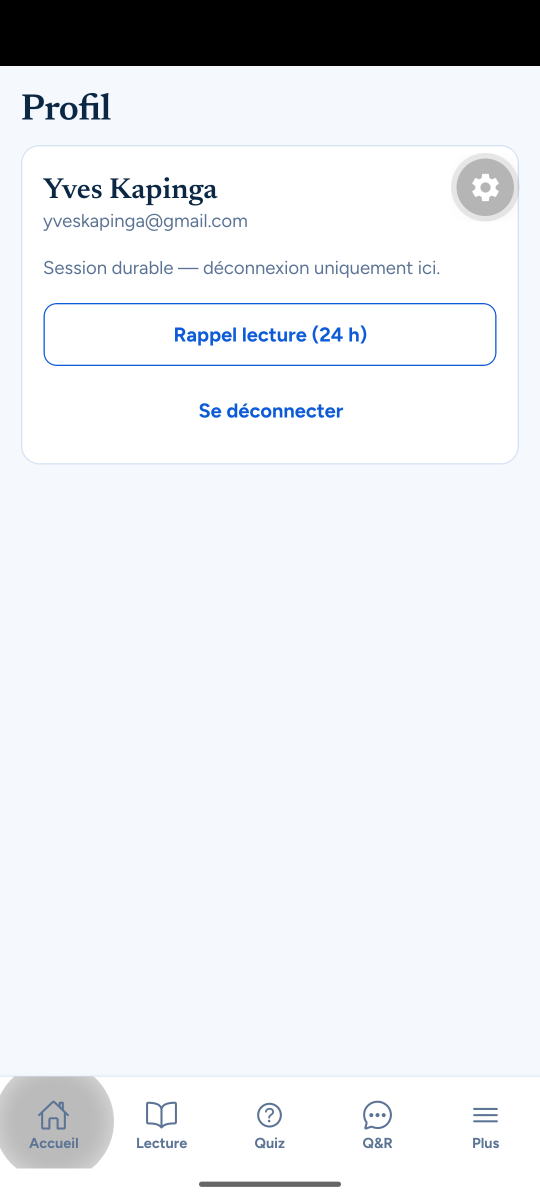
#> input picture mobile/store/play-screenshots/phone-01-accueil.png, 1080 x 2400 px (shown at 1/2 size)
$ python make-tablet-shots.py
#> lines starting #> are read from the running program, lines starting #| are printed output that depends on the picture
"""Build Play Store 7\" / 10\" tablet screenshots from phone captures.

Uses the real tablet chrome (left nav rail) from the Expo app layout.
Output is 24-bit PNG (no alpha), ratios accepted by Play (between 9:16 and 16:9).
"""
from __future__ import annotations

from pathlib import Path

from PIL import Image, ImageDraw, ImageFont

ROOT = Path(__file__).resolve().parent

INK = (10, 39, 68)
PAPER = (245, 248, 253)
PANEL = (255, 255, 255)
LINE = (212, 226, 244)
SIDEBAR = (11, 74, 162)
SIDEBAR_TEXT = (255, 255, 255)
SIDEBAR_MUTED = (185, 212, 255)
GOLD = (255, 209, 0)
RAIL_ICON = (231, 240, 255)

# Crop Expo Go chrome: status bar + bottom tab bar.
CROP_TOP = 132
CROP_BOTTOM = 2140

PHONE_SHOTS = [
    ("phone-01-accueil.png", "Plus", "menu"),
    ("phone-02-lecture.png", "Lecture", "book"),
    ("phone-03-quiz.png", "Quiz", "quiz"),
    ("phone-04-questions.png", "Q&R", "chat"),
    ("phone-05-plus.png", "Plus", "menu"),
    ("phone-06-suivi.png", "Suivi", "menu"),
    ("phone-07-profil.png", "Profil", "menu"),
]

SIZES = {
    "7": (1200, 1920),   # shortest 1200 >= 600
    "10": (1600, 2560),  # shortest 1600 >= 1080
}

TABS = [
    ("Accueil", "home"),
    ("Lecture", "book"),
    ("Quiz", "quiz"),
    ("Q&R", "chat"),
    ("Plus", "menu"),
]


def font(size: int, bold: bool = False) -> ImageFont.FreeTypeFont | ImageFont.ImageFont:
    names = (
        "C:/Windows/Fonts/segoeuib.ttf" if bold else "C:/Windows/Fonts/segoeui.ttf",
        "C:/Windows/Fonts/arialbd.ttf" if bold else "C:/Windows/Fonts/arial.ttf",
    )
    for name in names:
        try:
            return ImageFont.truetype(name, size)
        except OSError:
            continue
    return ImageFont.load_default()


def draw_icon(draw: ImageDraw.ImageDraw, kind: str, cx: int, cy: int, color: tuple[int, int, int], s: int) -> None:
    if kind == "home":
        draw.polygon([(cx, cy - s), (cx - s, cy), (cx + s, cy)], outline=color, width=2)
        draw.rectangle([cx - s // 2, cy, cx + s // 2, cy + s], outline=color, width=2)
    elif kind == "book":
        draw.rectangle([cx - s, cy - s, cx + s, cy + s], outline=color, width=2)
        draw.line([(cx, cy - s), (cx, cy + s)], fill=color, width=2)
    elif kind == "quiz":
        draw.ellipse([cx - s, cy - s, cx + s, cy + s], outline=color, width=2)
        draw.line([(cx, cy - s // 2), (cx, cy + 1)], fill=color, width=2)
        draw.ellipse([cx - 2, cy + s // 2, cx + 2, cy + s // 2 + 4], fill=color)
    elif kind == "chat":
        draw.rounded_rectangle([cx - s, cy - s + 2, cx + s, cy + s // 2], radius=6, outline=color, width=2)
        draw.polygon([(cx - 4, cy + s // 2), (cx - s, cy + s), (cx + 2, cy + s // 2)], fill=color)
    else:
        for i in range(3):
            y = cy - s + i * s
            draw.line([(cx - s, y), (cx + s, y)], fill=color, width=3)


def compose(src: Path, active: str, active_icon: str, size: tuple[int, int]) -> Image.Image:
#> called with active = 'Plus', active_icon = 'menu', size = (1200, 1920)
    W, H = size
    rail = 220 if W < 1400 else 280
    canvas = Image.new("RGB", (W, H), PAPER)
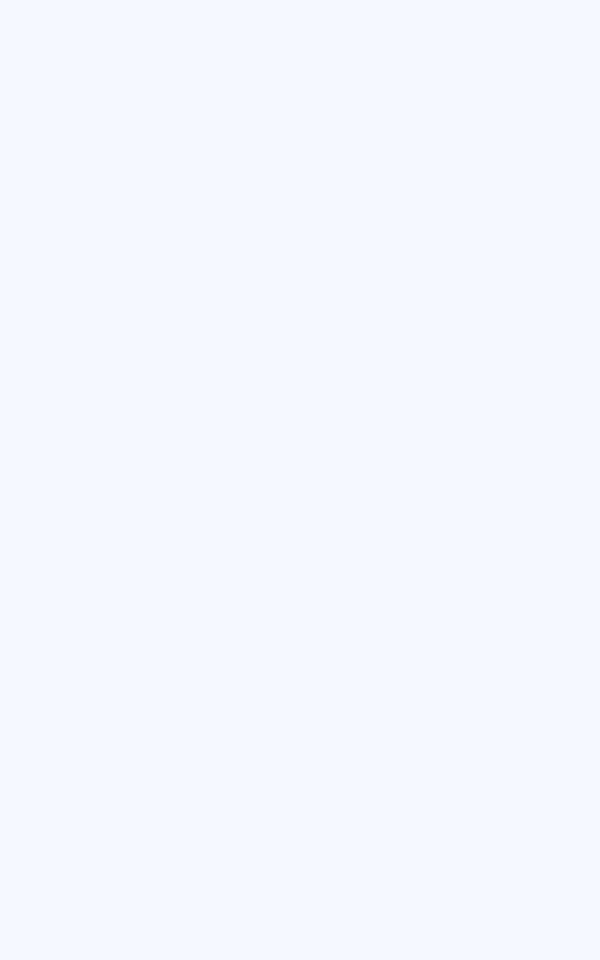
#> canvas: PIL image 1200x1920 RGB (shown at 1/2 size); mean R, G, B 245, 248, 253
    draw = ImageDraw.Draw(canvas)

    draw.rectangle([0, 0, rail, H], fill=SIDEBAR)

    title_f = font(28 if W < 1400 else 36, bold=True)
    draw.text((20, 28), "SSK ", font=title_f, fill=SIDEBAR_TEXT)
    tw = draw.textlength("SSK ", font=title_f)
#> tw = 62.83
    draw.text((20 + tw, 28), "Book", font=title_f, fill=GOLD)

    item_h = 52 if W < 1400 else 64
    y = 100
    item_f = font(16 if W < 1400 else 20, bold=True)
    for label, kind in TABS:
        is_active = label == active or (active in {"Suivi", "Profil"} and label == "Plus")
        box = [10, y, rail - 10, y + item_h - 6]
        if is_active:
            draw.rounded_rectangle(box, radius=12, fill=GOLD)
        cx, cy = 32, y + (item_h - 6) // 2
        color = INK if is_active else RAIL_ICON
        draw_icon(draw, kind, cx, cy, color, 9)
        draw.text((50, y + 12), label, font=item_f, fill=color)
        y += item_h
#> after the loop, y = 360

    draw.line([(16, H - 88), (rail - 16, H - 88)], fill=(40, 96, 180), width=1)
    name_f = font(15 if W < 1400 else 18, bold=True)
    muted_f = font(12 if W < 1400 else 14)
    draw.text((16, H - 72), "Yves Kapinga", font=name_f, fill=SIDEBAR_TEXT)
    draw.text((16, H - 48), "Lecteur", font=muted_f, fill=SIDEBAR_MUTED)

    phone = Image.open(src).convert("RGB")
    content = phone.crop((0, CROP_TOP, phone.width, CROP_BOTTOM))
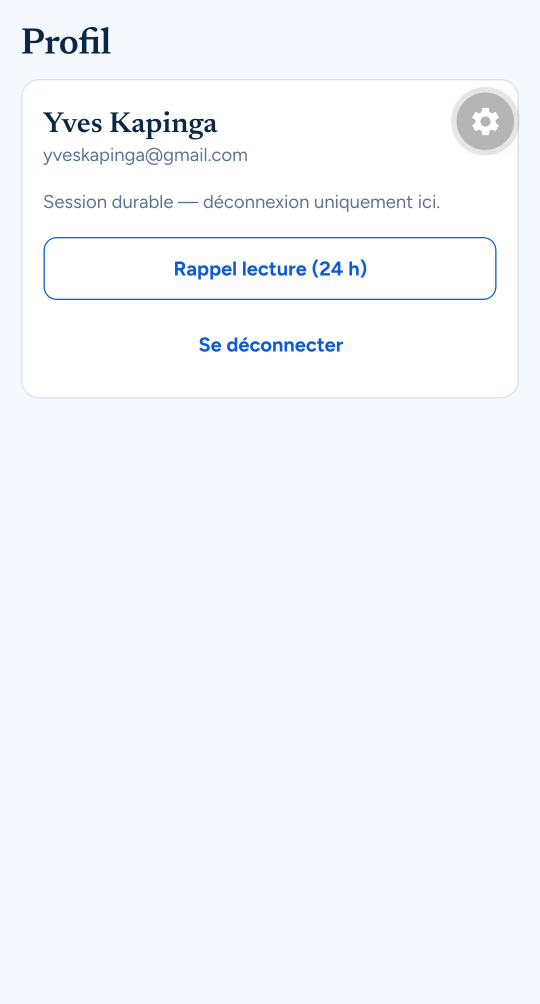
#> content: PIL image 1080x2008 RGB (shown at 1/2 size); mean R, G, B 244.4, 247.3, 251.8
    area_w, area_h = W - rail, H
    fitted = content.copy()
    fitted.thumbnail((area_w, area_h), Image.Resampling.LANCZOS)
    ox = rail + (area_w - fitted.width) // 2
#> ox = 220
    oy = (area_h - fitted.height) // 2
#> oy = 49
    canvas.paste(fitted, (ox, oy))
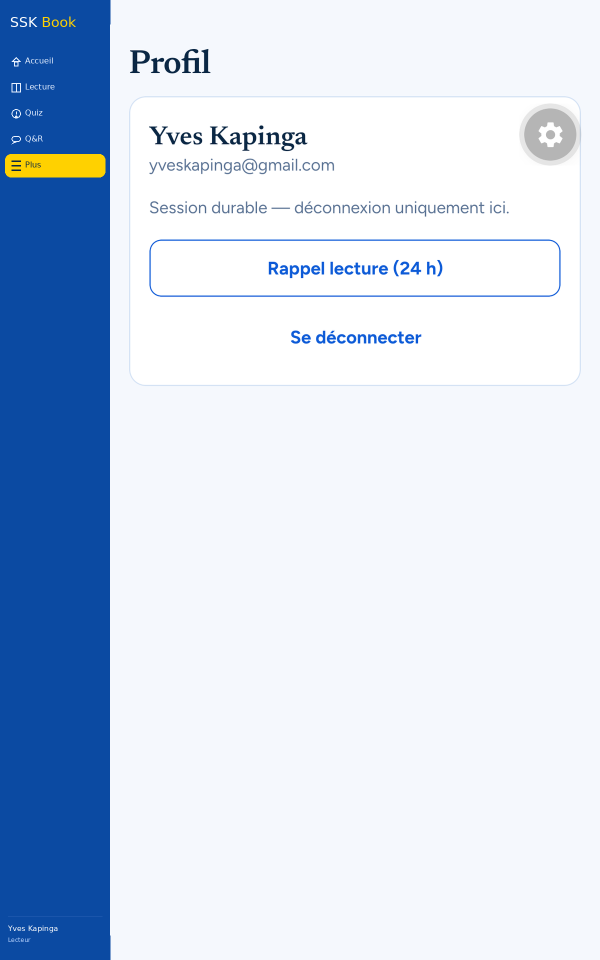
#> canvas: PIL image 1200x1920 RGB (shown at 1/2 size); mean R, G, B 202.8, 216.2, 234.8
    return canvas


def main() -> None:
    for src_name, active, icon in PHONE_SHOTS:
        src = ROOT / src_name
        if not src.exists():
            raise SystemExit(f"missing {src}")
        stem = src.stem.replace("phone-", "")
        for label, size in SIZES.items():
            out = ROOT / f"tablet{label}-{stem}.png"
            img = compose(src, active, icon, size)
            img.save(out, format="PNG", optimize=True)
            print(f"wrote {out.name} {img.size}")
#| wrote tablet7-01-accueil.png (1200, 1920)
#> pass 2 of the loop in main, `for src_name, active, icon in PHONE_SHOTS:`:
#> stem = '02-lecture'
#> after the loop in compose (call 3), `for label, kind in TABS:`: y = 360
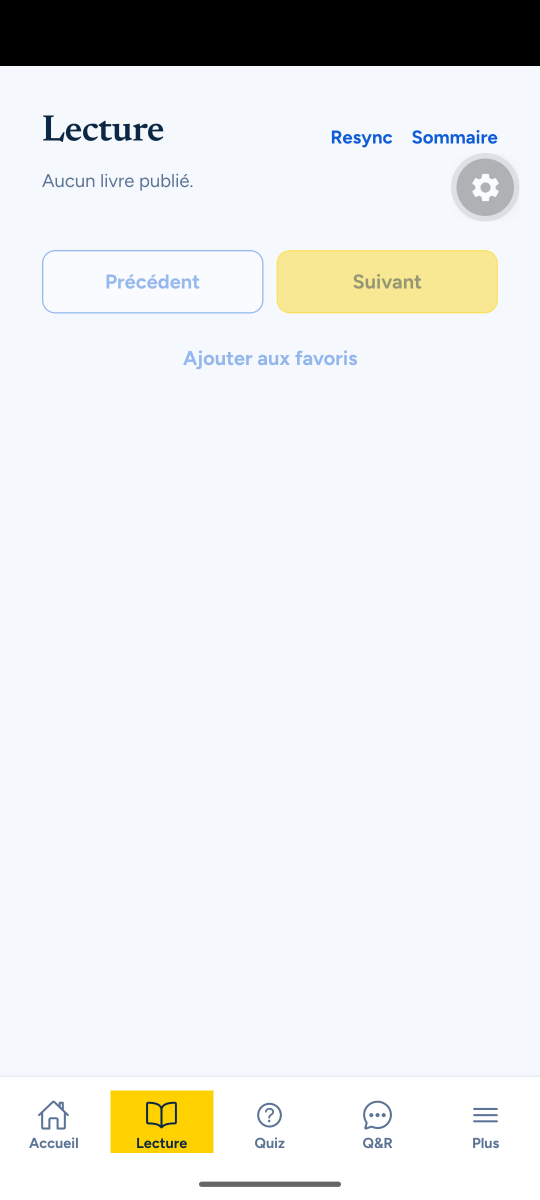
#> input picture mobile/store/play-screenshots/phone-02-lecture.png, 1080 x 2400 px (shown at 1/2 size)
#> in compose (call 3), `content = phone.crop((0, CROP_TOP, phone.width, CROP_BOTTOM))`:
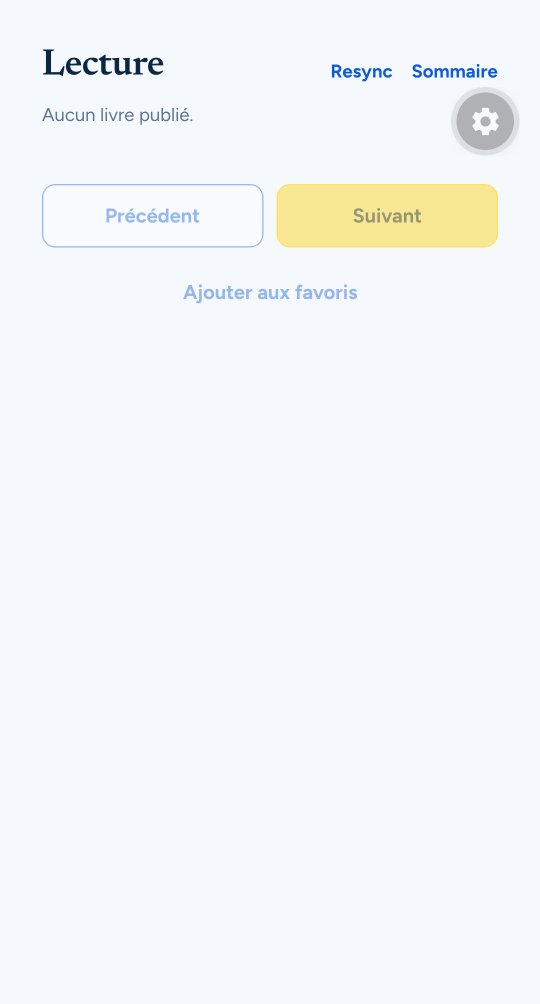
#> content: PIL image 1080x2008 RGB (shown at 1/2 size); mean R, G, B 243.5, 246.3, 249.3
#> in compose (call 3), `canvas.paste(fitted, (ox, oy))`:
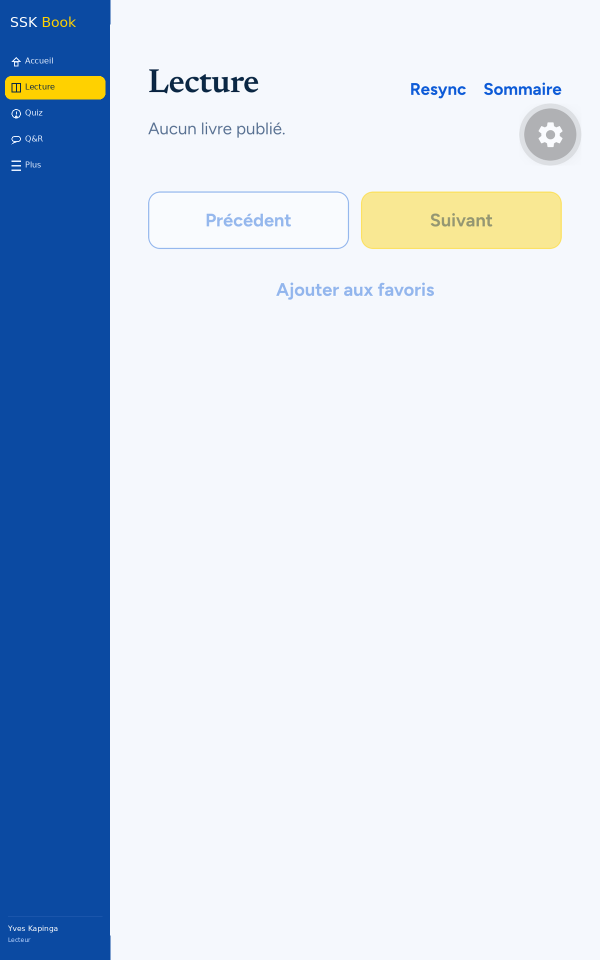
#> canvas: PIL image 1200x1920 RGB (shown at 1/2 size); mean R, G, B 202.1, 215.4, 232.9
#| wrote tablet7-02-lecture.png (1200, 1920)
#> pass 3 of the loop in main, `for src_name, active, icon in PHONE_SHOTS:`:
#> stem = '03-quiz'
#> after the loop in compose (call 5), `for label, kind in TABS:`: y = 360
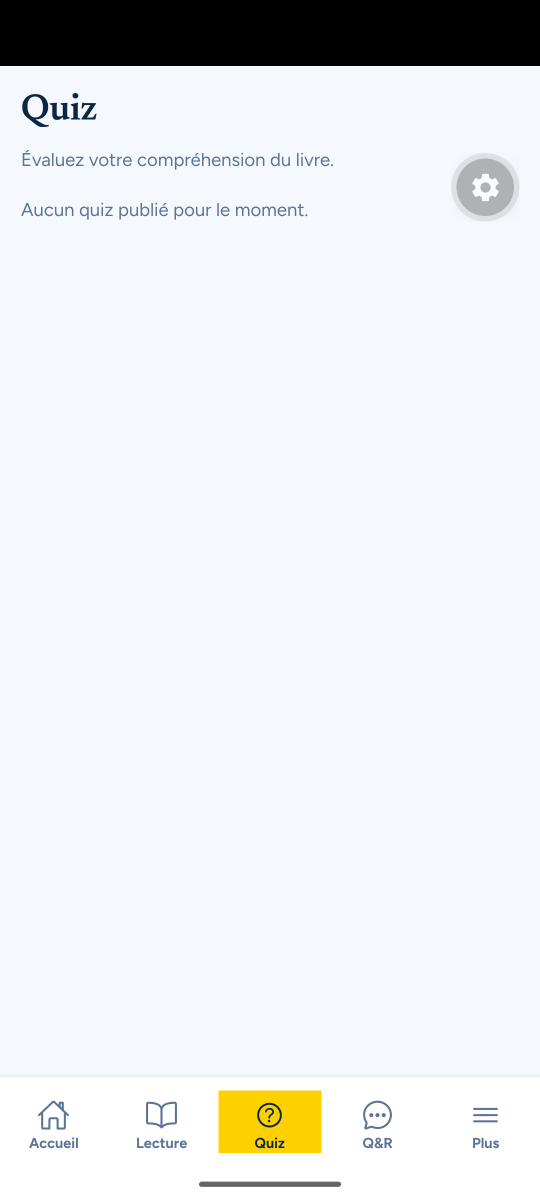
#> input picture mobile/store/play-screenshots/phone-03-quiz.png, 1080 x 2400 px (shown at 1/2 size)
#> in compose (call 5), `content = phone.crop((0, CROP_TOP, phone.width, CROP_BOTTOM))`:
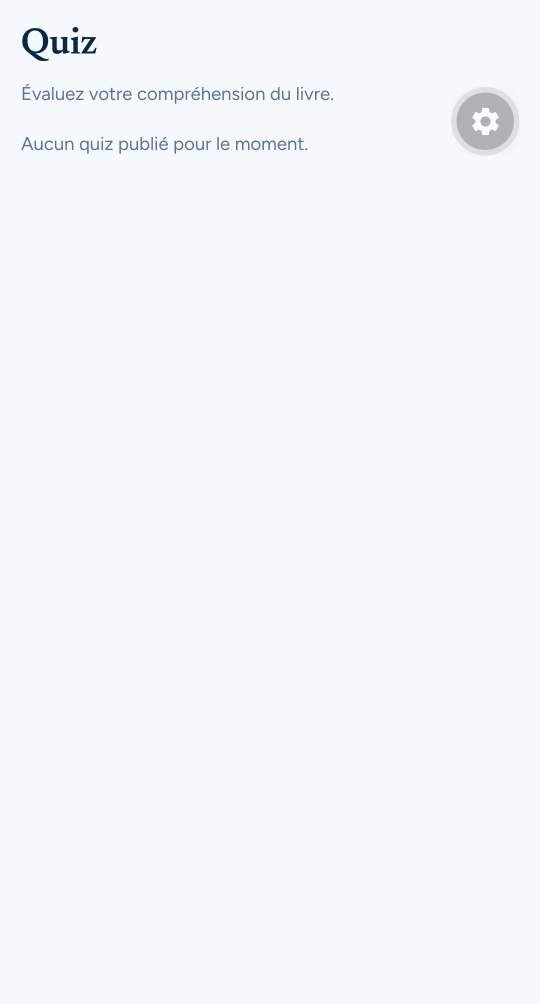
#> content: PIL image 1080x2008 RGB (shown at 1/2 size); mean R, G, B 243.8, 246.9, 252
#> in compose (call 5), `canvas.paste(fitted, (ox, oy))`:
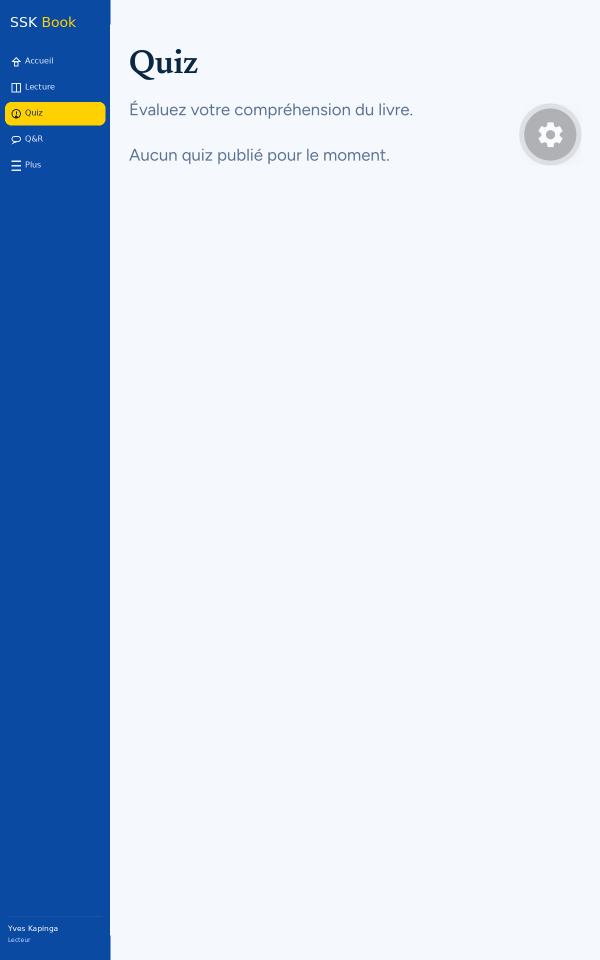
#> canvas: PIL image 1200x1920 RGB (shown at 1/2 size); mean R, G, B 202.3, 215.9, 234.9
#| wrote tablet7-03-quiz.png (1200, 1920)
#> the loop made 7 passes; the first 3 are shown


if __name__ == "__main__":
#> (the run stopped early here; a loop or call above may not have finished)
